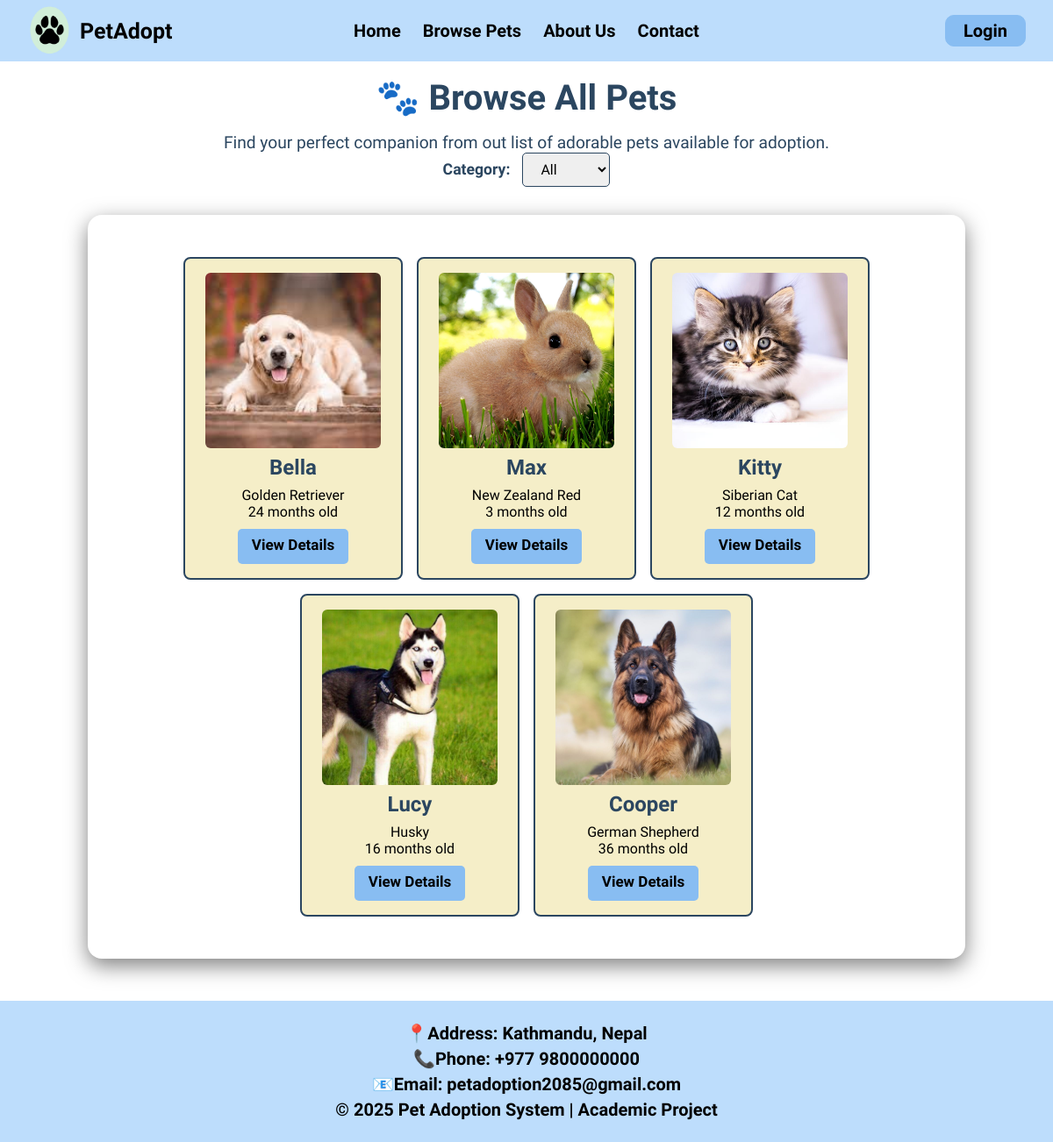
Page /browsePets.php on the earlier database version.
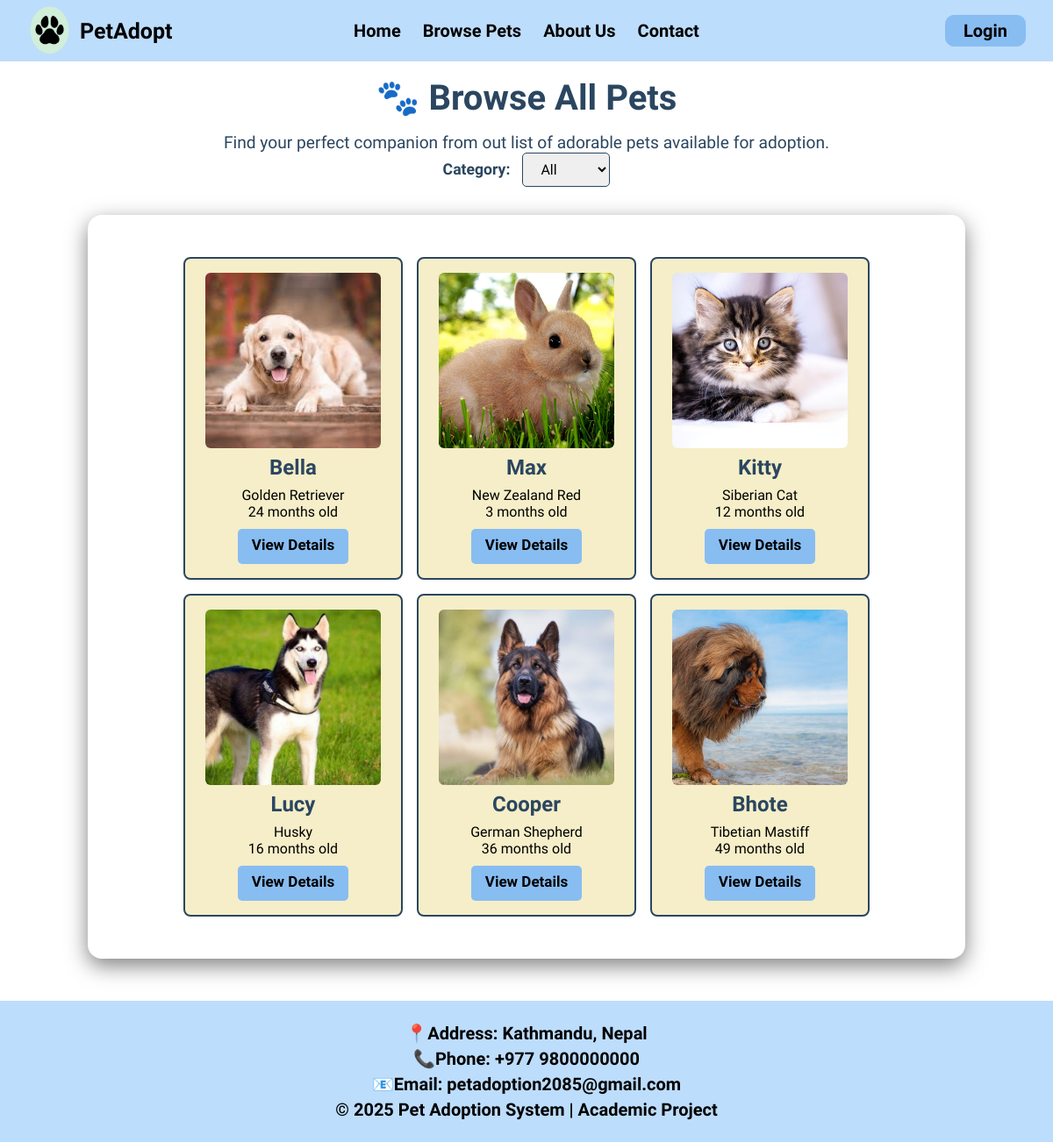
Same page on the later database version.
### tables this page shows
CREATE TABLE `pets` (
  `id` int(11) NOT NULL AUTO_INCREMENT,
  `name` varchar(255) NOT NULL,
  `age` int(11) NOT NULL,
  `gender` enum('Male','Female') NOT NULL,
  `breed` varchar(255) NOT NULL,
  `price` varchar(255) NOT NULL,
  `status` enum('available','adopted') NOT NULL DEFAULT 'available',
  `image` varchar(255) NOT NULL,
  `category` enum('dog','cat','rabbit') NOT NULL,
  `description` text NOT NULL,
  `weight` varchar(10) DEFAULT NULL,
  PRIMARY KEY (`id`)
);

### browsePets.php (the view, shortened to what this page needs)
<?php
include("navbar.php");
    $category_filter = "";
    $pets_query = "SELECT * FROM pets WHERE status= 'available' $category_filter";
    $pets_result = mysqli_query($con, $pets_query);
?>
<html>
<head>
    <link rel="stylesheet" href="assets/css/style.css" >
    <link rel="stylesheet" href="https://cdnjs.cloudflare.com/ajax/libs/font-awesome/6.5.0/css/all.min.css">
</head>
<body>
    <div class="browse-container">
        <div class="browse-header">
            <h1>🐾 Browse All Pets</h1>
            <p>Find your perfect companion from out list of adorable pets available for adoption.</p>
            <form method="GET" action="browsePets.php" class="category-form">
                <label for="category" style="font-size:1.1rem; font-weight:bold; color:#2b4660;">Category:</label>
                <select name="category" id="category" onchange="this.form.submit()">
                    <option value="">All</option>
                </select>
            </form>
        </div>
        <div class="pet-grid">
            <?php if ($pets_result && mysqli_num_rows($pets_result) > 0): ?>
                <?php while ($pet = mysqli_fetch_assoc($pets_result)): ?>
                    <div class="pet-card">
                        <img src="assets/images/<?php echo $pet['image'] ?? 'default_pet.jpg'; ?>" alt="<?php echo htmlspecialchars($pet['name']); ?>">
                        <h2><?php echo htmlspecialchars($pet['name']); ?></h2>
                        <p><?php echo htmlspecialchars($pet['breed']); ?></p>
                        <p><?php echo $pet['age']; ?> months old</p>
                        <a href="pet-details.php?id=<?php echo $pet['id']; ?>" class="adopt-btn"> View Details</a>
                    </div>
                <?php endwhile; ?>
            <?php else: ?>
                <h2 style="color:red; text-align:center;">No pets available at the moment 😿</h2>
            <?php endif; ?>
        </div>
    </div>
</body>
</html>
<?php include("footer.php"); ?>

Differences in the rows shown:
added pets: image (picture), name "Bhote", breed "Tibetian Mastiff", age "49"
